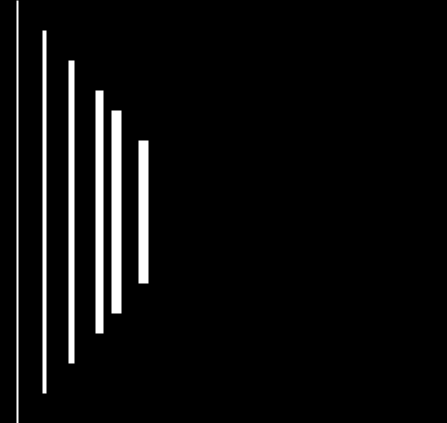
Frame 1 (no input)
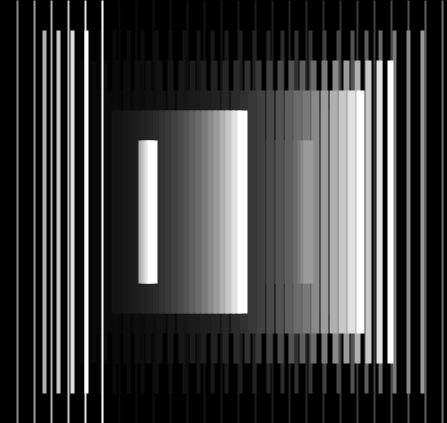
Frame 60 (the mouse pressed at the canvas centre just before this capture)
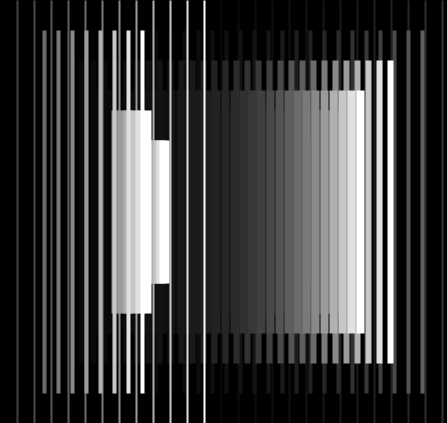
Frame 120 (the mouse held since frame 60 and released just before this capture)

The Processing sketch that drew these frames (run headless with seeded random() and noise(); from frame 60 on, the mouse is pressed at the canvas centre):

// Processing sketch: homenaje_02
// ── homenaje_02.pde
float x,x1,x2,x3,x4,x5;

void setup() {
  size(447, 423);
  strokeCap(SQUARE);
  background(0);
  x =0;
  x1 = 30;
  x2 = 60;
  x3 = 90;
  x4 = 110;
  x5 = 140;
}

void draw() {
  noStroke();
  fill(0,30);
  rect(0,0,width,height);
  x+=17;
  x1+=14;
  x2+=11;
  x3+=9;
  x4+=6;
  x5+=3;
  stroke(255);
  strokeWeight(2);
  line(x,0,x,height);
  strokeWeight(4);
  line(x1,30,x1,height-30);
  strokeWeight(6);
  line(x2,60,x2,height-60);
  strokeWeight(8);
  line(x3,90,x3,height-90);
  strokeWeight(10);
  line(x4,110,x4,height-110);
  strokeWeight(10);
  line(x5,140,x5,height-140);
  
  
  if (x >= width) {
    x = 0;
  }
  if (x1 >= width-30) {
    x1 = 30;
  }
  if (x2 >= width-60) {
    x2 = 60;
  }
  if (x3 >= width-90) {
    x3 = 90;
  }
  if (x4 >= width-110) {
    x4 = 110;
  }
  if (x5 >= width-140) {
    x5 = 140;
  }
}
